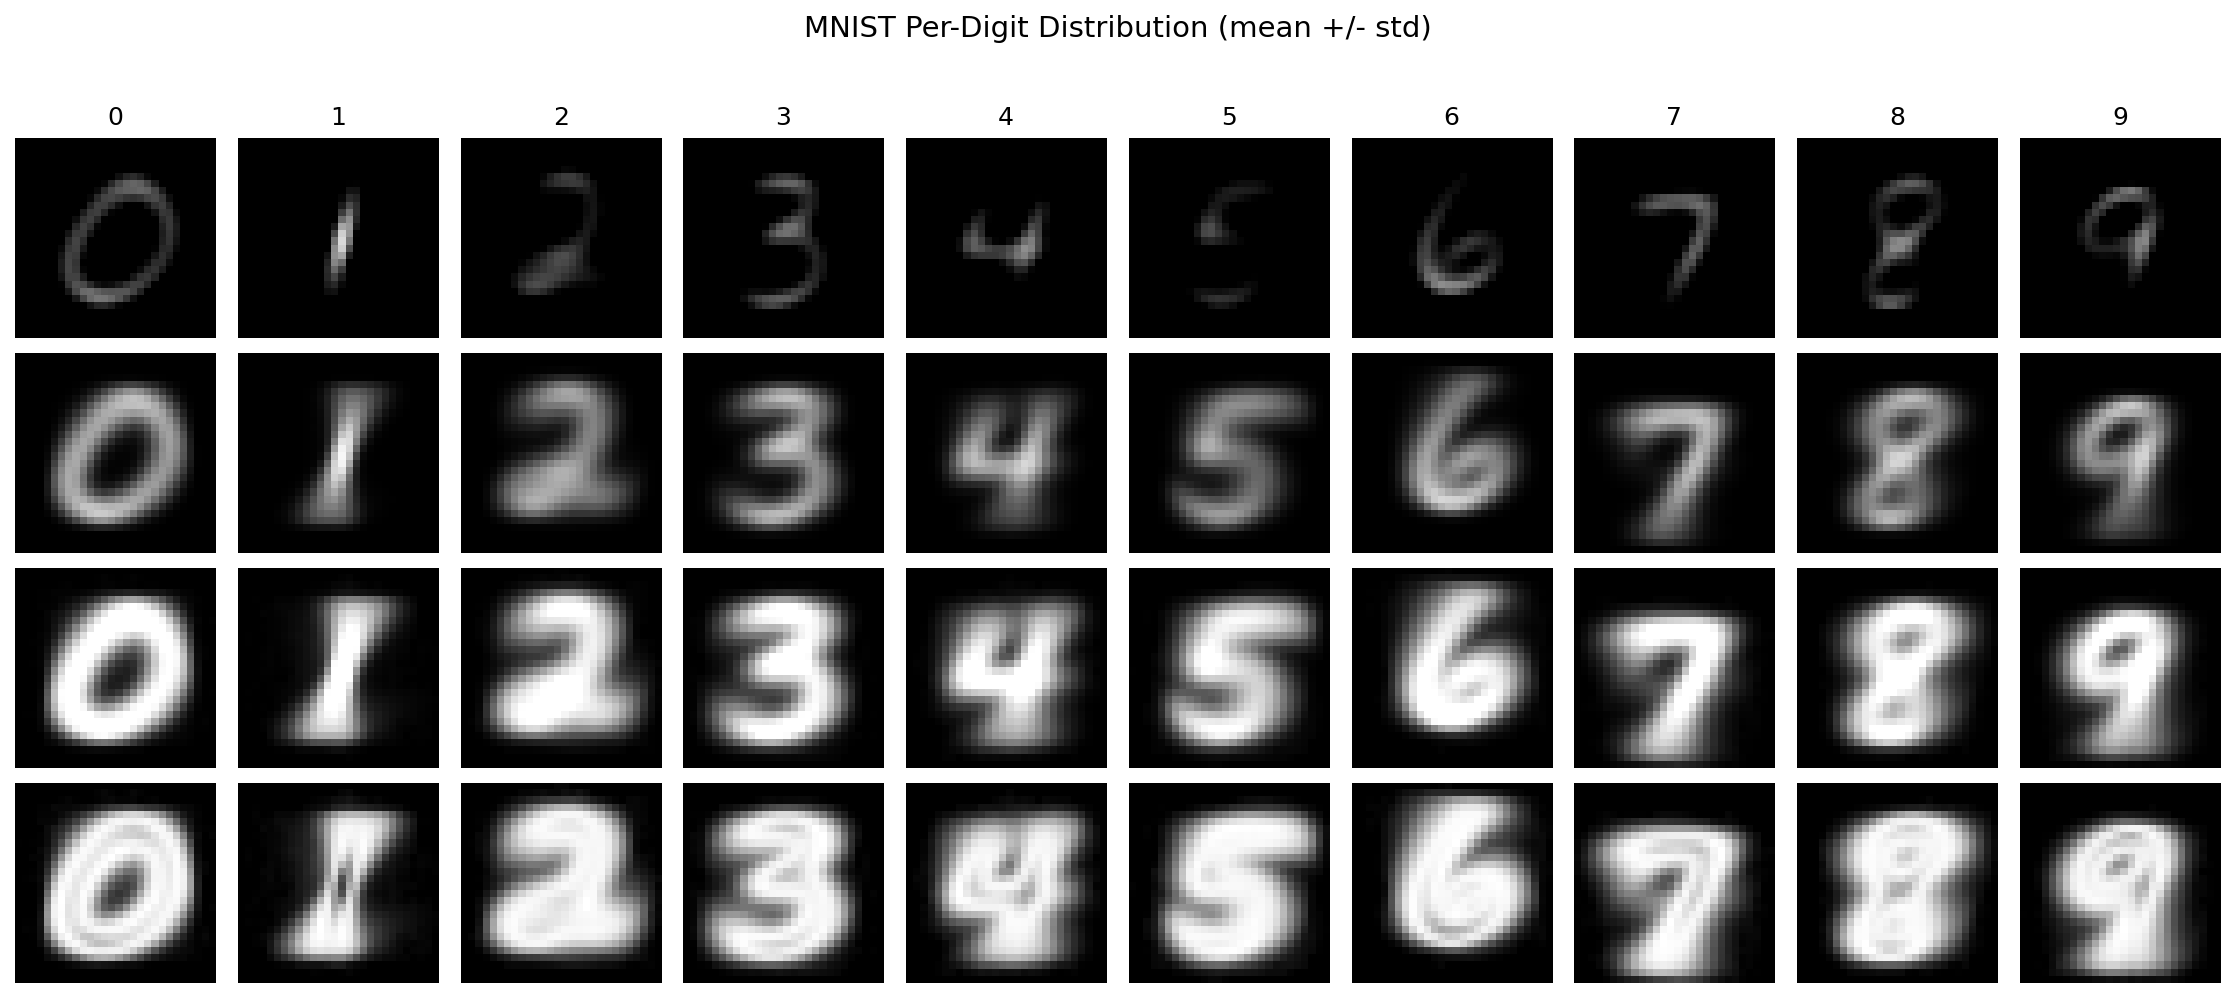

Source code (Python):
"""
Row 1 - Mean - Std
Row 2 - Mean
Row 3 - Mean + Std
Row 4 - Std
"""

import torch
import matplotlib.pyplot as plt
from torchvision import datasets, transforms

def main():
    dataset = datasets.MNIST("./data", train=True, download=True, transform=transforms.ToTensor())

    # Group images by digit label
    digit_images = {i: [] for i in range(10)}
    for img, label in dataset:
        digit_images[label].append(img)

    # Compute mean and std per digit
    means = {}
    stds = {}
    for digit in range(10):
        stack = torch.stack(digit_images[digit])  # (N, 1, 28, 28)
        means[digit] = stack.mean(dim=0).squeeze(0)  # (28, 28)
        stds[digit] = stack.std(dim=0).squeeze(0)

    # Create 4x10 grid: mean-std, mean, mean+std, std
    fig, axes = plt.subplots(4, 10, figsize=(15, 6.5))
    row_labels = ["mean - std", "mean", "mean + std", "std"]

    for digit in range(10):
        images = [
            (means[digit] - stds[digit]).clamp(0, 1),
            means[digit].clamp(0, 1),
            (means[digit] + stds[digit]).clamp(0, 1),
            stds[digit] / stds[digit].max(),  # normalize std to [0,1] for visibility
        ]
        for row, img in enumerate(images):
            axes[row, digit].imshow(img.numpy(), cmap="gray", vmin=0, vmax=1)
            axes[row, digit].axis("off")
            if digit == 0:
                axes[row, digit].set_ylabel(row_labels[row], fontsize=10, rotation=90, labelpad=40)
                axes[row, digit].yaxis.set_visible(True)
                axes[row, digit].tick_params(left=False, labelleft=False)
        axes[0, digit].set_title(str(digit), fontsize=12)

    fig.suptitle("MNIST Per-Digit Distribution (mean +/- std)", fontsize=14, y=1.02)
    plt.tight_layout()
    plt.savefig("DistributionAnalysis/mnist_per_digit_distribution.png", dpi=150, bbox_inches="tight")
    plt.show()
    print("Saved to DistributionAnalysis/mnist_per_digit_distribution.png")

if __name__ == "__main__":
    main()
